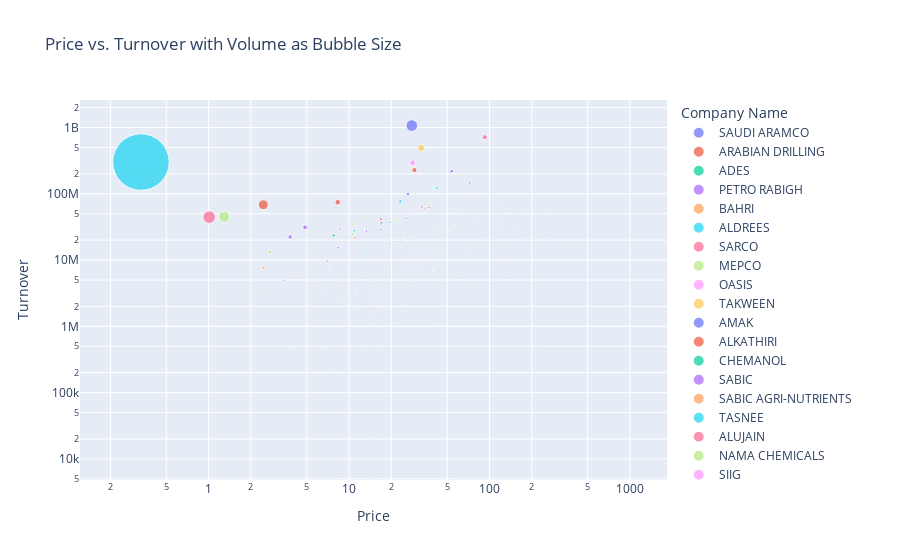

Source (notebook cell):
### Code cell
fig = px.scatter(
    data,
    x='Price',
    y='Turnover',
    size='Volume',
    color='Company Name',
    title='Price vs. Turnover with Volume as Bubble Size',
    hover_data=['Price', 'Turnover', 'Volume'],
    size_max=40  
)
fig.update_xaxes(type='log')  
fig.update_yaxes(type='log')  
fig.show()
